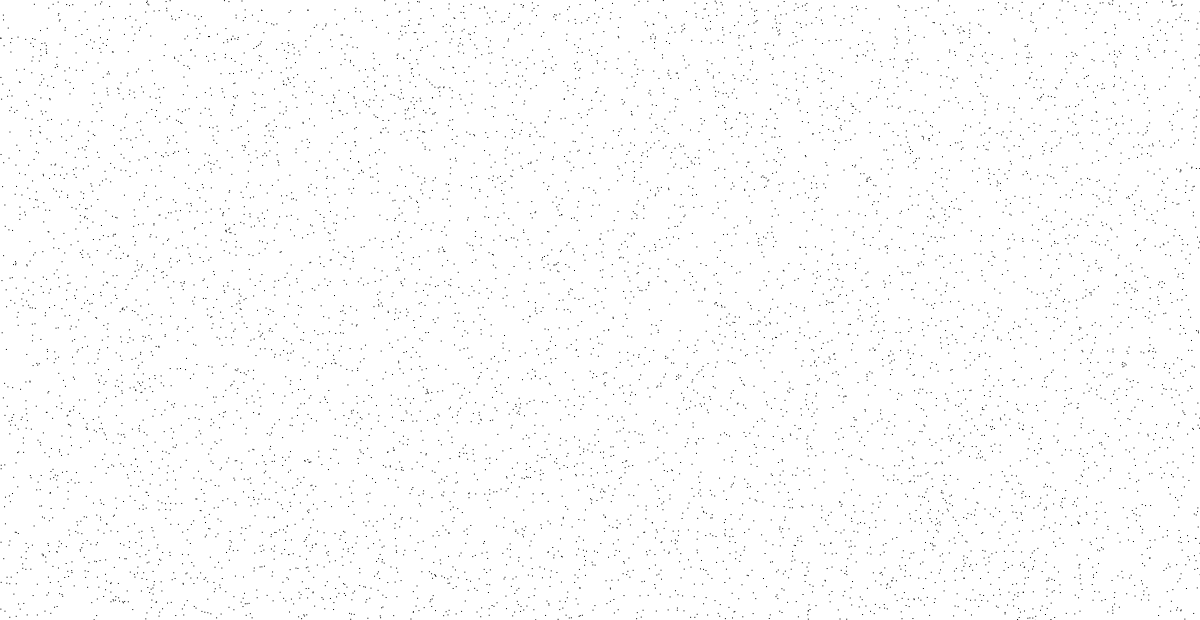
Frame 1 (no input)
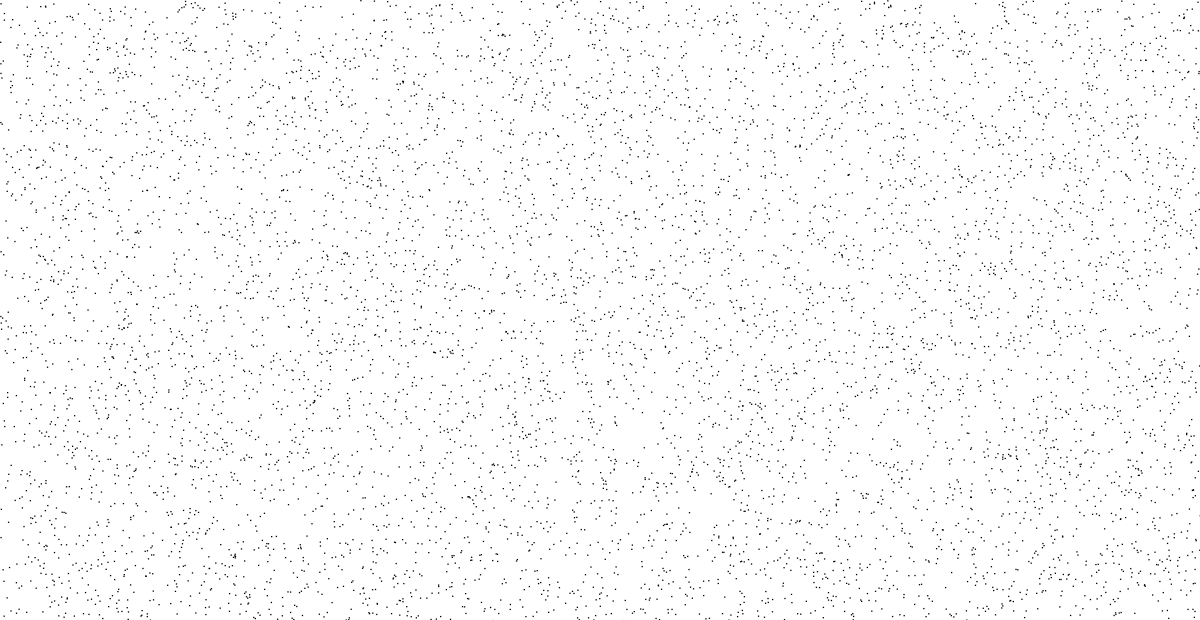
Frame 60 (the mouse pressed at the canvas centre just before this capture)
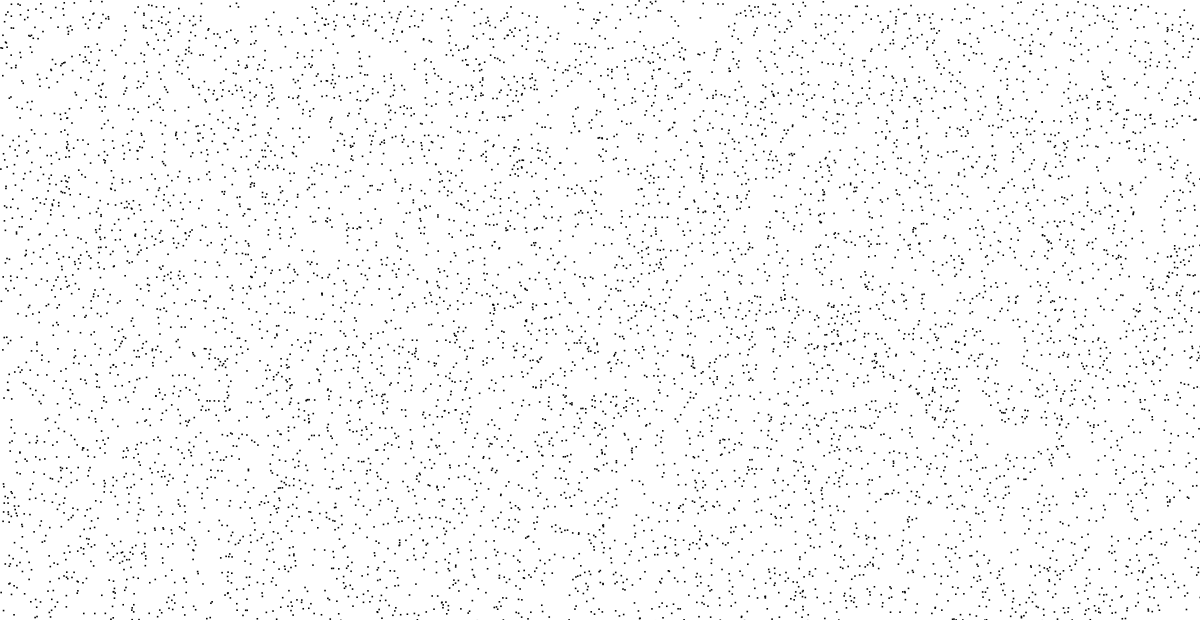
Frame 120 (the mouse held since frame 60 and released just before this capture)

The Processing sketch that drew these frames (run headless with seeded random() and noise(); from frame 60 on, the mouse is pressed at the canvas centre):

// Processing sketch: processing_80622
// ── processing_80622.pde

float pointSize = 1.0;
float speed = 0.005;  
void setup() {
  size(1200, 620);
}

void draw() {
    background(255,255,255);
    fill(0,0,0);
    noStroke();

    pointSize=pointSize+speed;
    
    for(int i = 0; i < height*width; i= i+100){
        rect(random(width),random(height),pointSize,pointSize);
    }
   
    if( pointSize >= 3.0 || pointSize <=1 ){
        speed=speed*-1.0;

    }

}
